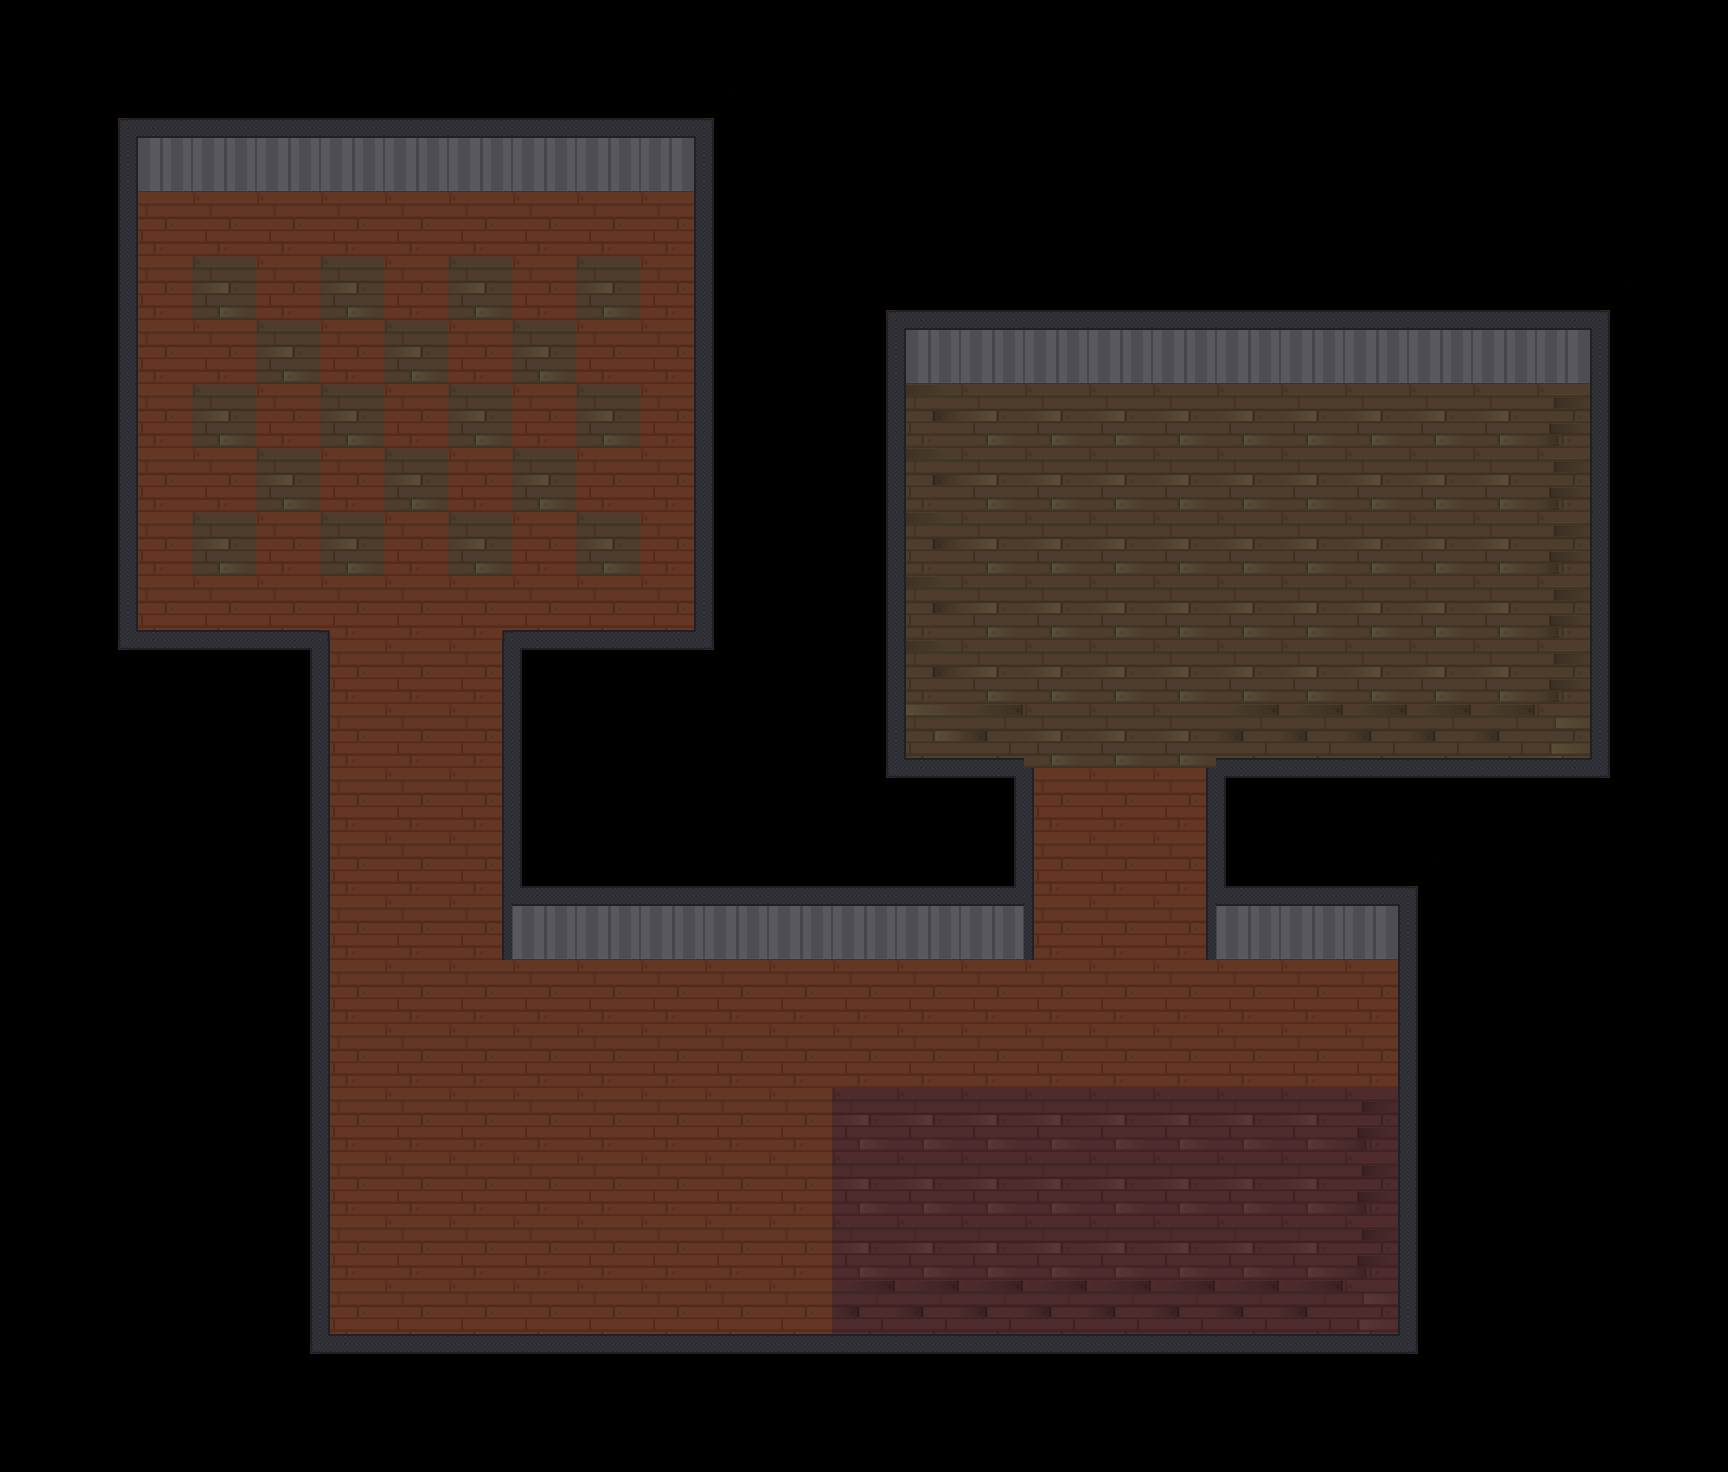

A level layout from a 2D game, rendered from its tile map. Below: a short description, then the map file with tile-grid data replaced by summaries:
An orthogonal 27x23 tile map with 64x64 px tiles, 1 tile layer (tiles), 2 hidden layers not drawn, 2 tilesets and 85 objects (3x human, player, boss).

<map version="1.0.0" orientation="orthogonal" renderorder="right-down" width="27" height="23" tilewidth="64" tileheight="64" nextobjectid="133">
 <tileset firstgid="1" name="main_tileset" tilewidth="64" tileheight="64" tilecount="66" columns="6">
  <image source="../images/Tileset.png" width="384" height="726" />
 </tileset>
 <tileset firstgid="67" name="props" tilewidth="64" tileheight="64" tilecount="16" columns="4">
  <image source="../images/Props.png" width="256" height="256" />
 </tileset>
 <layer name="tiles" width="27" height="23">
  <properties>
   <property name="tileset" value="main_tileset" />
   <property name="type" value="tiles" />
  </properties>
  <data>[621 cells, 621 non-empty, 34 distinct tile ids]</data>
 </layer>
 <layer name="walls" width="27" height="23" visible="0" opacity="0.53">
  <properties>
   <property name="tileset" value="main_tileset" />
   <property name="type" value="walls" />
  </properties>
  <data>[621 cells, 120 non-empty, 1 distinct tile ids]</data>
 </layer>
 <layer name="borders" width="27" height="23" visible="0">
  <properties>
   <property name="tileset" value="main_tileset" />
   <property name="type" value="borders" />
  </properties>
  <data>[621 cells, 96 non-empty, 1 distinct tile ids]</data>
 </layer>
 <objectgroup name="props">
  <properties>
   <property name="tileset" value="props" />
   <property name="type" value="objects" />
  </properties>
  <object id="42" gid="67" x="193" y="196" width="64" height="64" />
  <object id="43" gid="67" x="322" y="196" width="64" height="64" />
  <object id="44" gid="67" x="450" y="196" width="64" height="64" />
  <object id="45" gid="67" x="577" y="196" width="64" height="64" />
  <object id="46" gid="68" x="258" y="196" width="64" height="64" />
  <object id="47" gid="68" x="386" y="196" width="64" height="64" />
  <object id="48" gid="68" x="511" y="196" width="64" height="64" />
  <object id="52" gid="76" x="287" y="389" width="64" height="64" />
  <object id="53" gid="75" x="218" y="381" width="64" height="64" />
  <object id="54" gid="74" x="365" y="377" width="64" height="64" />
  <object id="55" gid="77" x="638" y="323" width="64" height="64" />
  <object id="56" gid="77" x="134" y="321" width="64" height="64" />
  <object id="57" gid="77" x="144" y="567" width="64" height="64" />
  <object id="58" gid="77" x="628" y="560" width="64" height="64" />
  <object id="59" gid="73" x="374" y="535" width="64" height="64" />
  <object id="60" gid="73" x="549" y="391" width="64" height="64" />
  <object id="61" gid="73" x="309" y="292" width="64" height="64" />
  <object id="62" gid="78" x="639" y="636" width="64" height="64" />
  <object id="63" gid="77" x="325" y="771" width="64" height="64" />
  <object id="65" gid="77" x="443" y="905" width="64" height="64" />
  <object id="67" gid="71" x="530" y="1205" width="64" height="64" />
  <object id="68" gid="75" x="459" y="1264" width="64" height="64" />
  <object id="69" gid="74" x="597" y="1267" width="64" height="64" />
  <object id="70" gid="76" x="525" y="1270" width="64" height="64" />
  <object id="71" gid="2147483726" x="323" y="1340" width="64" height="64" />
  <object id="73" gid="70" x="577" y="960" width="64" height="64" />
  <object id="74" gid="70" x="899" y="960" width="64" height="64" />
  <object id="75" gid="69" x="734" y="960" width="64" height="64" />
  <object id="77" gid="72" x="984" y="476" width="64" height="64" />
  <object id="78" gid="72" x="925" y="531" width="64" height="64" />
  <object id="79" gid="72" x="1048" y="524" width="64" height="64" />
  <object id="80" gid="69" x="965" y="388" width="64" height="64" />
  <object id="81" gid="69" x="1089" y="388" width="64" height="64" />
  <object id="82" gid="69" x="1220" y="388" width="64" height="64" />
  <object id="83" gid="69" x="1346" y="388" width="64" height="64" />
  <object id="84" gid="69" x="1472" y="388" width="64" height="64" />
  <object id="85" gid="78" x="1532" y="763" width="64" height="64" />
  <object id="86" gid="1073741902" x="1532" y="387" width="64" height="64" />
  <object id="87" gid="74" x="1406" y="621" width="64" height="64" />
  <object id="88" gid="76" x="1340" y="631" width="64" height="64" />
  <object id="89" gid="74" x="1350.18" y="517.957" width="64" height="64" rotation="-266.215" />
  <object id="91" gid="76" x="1024" y="700" width="64" height="64" />
  <object id="92" gid="75" x="1031.11" y="686.743" width="64" height="64" rotation="-93.9102" />
  <object id="93" gid="73" x="1086" y="834" width="64" height="64" />
  <object id="94" gid="73" x="1221" y="732" width="64" height="64" />
  <object id="95" gid="73" x="1130" y="580" width="64" height="64" />
  <object id="96" gid="73" x="1406" y="485" width="64" height="64" />
  <object id="97" gid="72" x="988" y="539" width="64" height="64" />
  <object id="98" gid="72" x="929" y="497" width="64" height="64" />
  <object id="99" gid="72" x="978" y="508" width="64" height="64" />
  <object id="100" gid="77" x="1036" y="644" width="64" height="64" />
  <object id="102" gid="77" x="990" y="1157" width="64" height="64" />
  <object id="103" gid="77" x="880" y="1220" width="64" height="64" />
  <object id="104" gid="77" x="920" y="1316" width="64" height="64" />
  <object id="105" gid="77" x="1050" y="1312" width="64" height="64" />
  <object id="106" gid="77" x="1100" y="1220" width="64" height="64" />
  <object id="107" gid="70" x="991" y="1240" width="64" height="64" />
  <object id="108" gid="73" x="617" y="1092" width="64" height="64" />
  <object id="109" gid="73" x="730" y="1285" width="64" height="64" />
  <object id="110" gid="73" x="1238" y="1071" width="64" height="64" />
  <object id="111" gid="77" x="324" y="1074" width="64" height="64" />
  <object id="114" gid="75" x="1335.68" y="635.377" width="64" height="64" rotation="-99.8658" />
  <object id="115" gid="78" x="1456" y="761.333" width="64" height="64" />
  <object id="116" gid="78" x="1480" y="716" width="64" height="64" />
  <object id="117" gid="78" x="1493.33" y="682.667" width="64" height="64" />
  <object id="118" gid="78" x="1514.67" y="648" width="64" height="64" />
  <object id="119" gid="78" x="1522.67" y="614.667" width="64" height="64" />
  <object id="120" gid="78" x="1537.33" y="580" width="64" height="64" />
  <object id="121" gid="78" x="1530.67" y="641.333" width="64" height="64" />
  <object id="122" gid="78" x="1532" y="677.333" width="64" height="64" />
  <object id="123" gid="78" x="1533.33" y="729.333" width="64" height="64" />
  <object id="124" gid="78" x="1505.33" y="746.667" width="64" height="64" />
  <object id="125" gid="78" x="1486.67" y="765.333" width="64" height="64" />
  <object id="126" gid="78" x="1409.33" y="764" width="64" height="64" />
  <object id="127" gid="78" x="1449.33" y="732" width="64" height="64" />
  <object id="128" gid="78" x="1481.33" y="678.667" width="64" height="64" />
  <object id="129" gid="70" x="1550.28" y="684.701" width="64" height="64" rotation="-36.0274" />
  <object id="130" gid="70" x="1223.56" y="485.78" width="64" height="64" rotation="27.2726" />
  <object id="131" gid="68" x="1489.1" y="754.454" width="64" height="64" rotation="-20.3184" />
  <object id="132" gid="67" x="1555.66" y="570.488" width="64" height="64" rotation="-41.1894" />
 </objectgroup>
 <objectgroup name="objects" visible="0">
  <properties>
   <property name="tileset" value="main_tileset" />
   <property name="type" value="objects" />
  </properties>
  <!-- 5 objects omitted --></objectgroup>
</map>
<!-- 5 of 85 objects omitted -->